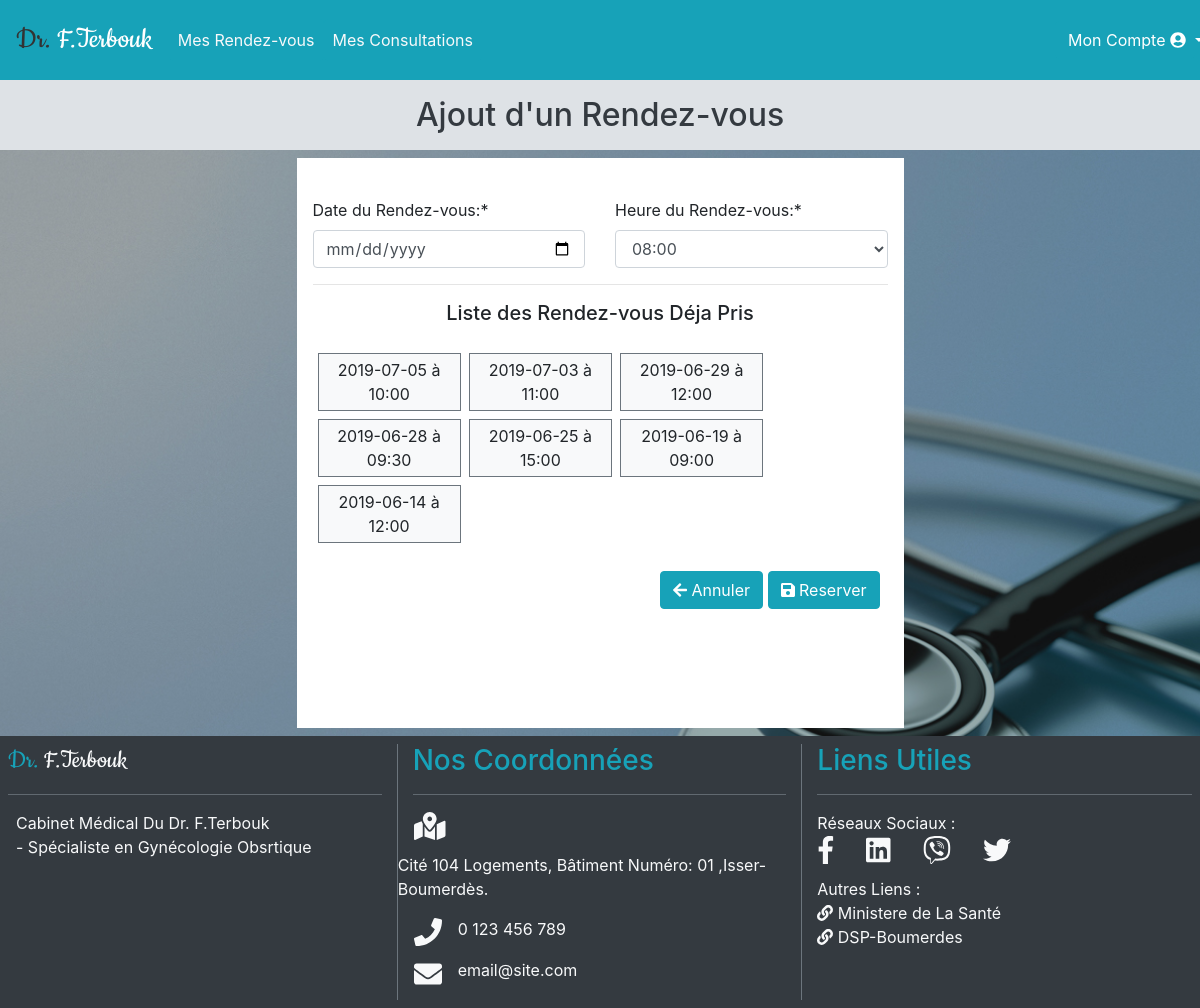
Screenshot of /index.php?p=13&matricule=27 (signed in) with the database file from the repository.
### tables this page shows
CREATE TABLE `rendez_vous` (
  `num_rdv` int(11) NOT NULL,
  `num_patient_rdv` int(10) UNSIGNED NOT NULL,
  `date_rdv` date NOT NULL,
  `heure` varchar(5) NOT NULL,
  `etat` varchar(20) NOT NULL
);

### pg/ajout.rdv.php (the view, shortened to what this page needs)
<!DOCTYPE html>
<html>
<?php
include("inc/h.inc.php");
?>
    <body style="overflow-x:hidden; background-image: url(img/stethescope.jpg); background-attachment: fixed; background-repeat: no-repeat; background-size: cover; background-position: 50% 50%;" class="bg-light">
              <?php
include("inc/nav_admin.inc.php");
?>
        <div class="row px-2">
            <div class="col-lg-12 text-dark" style="background-color: #dee2e6;">
                    <h2 class="m-3 text-center">
                        Ajout d'un Rendez-vous
                </div>
            <div class="col-lg-3">
            </div>
            <div id="haut" class="col-lg-6 p-3 my-2" style="background-color: white; min-height: 570px;">
                <br>
                <form enctype="multipart/form-data" method="post" action="index.php?p=13" accept-charset="utf-8">
                <div class="row">
                <div class="col-lg-6">
                    <label for="daterdv">
                        Date du Rendez-vous:*
                    </label>
                    <input class="form-control" name="daterdv" type="date" required="required" min="<?php echo date('Y-m-d'); ?>">
                </div>
                <div class="col-lg-6">
                    <label for="heurerdv">
                        Heure du Rendez-vous:*
                    </label>
                    <select class="form-control" name="heurerdv" required="required">
                            <option>
                                08:00
                            </option>
                    </select>
                </div>
                </div>
                <hr>
                <h5 class="text-center">Liste des Rendez-vous Déja Pris</h5>
                <div class="row p-3" style="max-height: 350px; overflow-y: scroll;">
                    <?php
                        $requete="SELECT * FROM rendez_vous WHERE etat='non confirmé' or etat='confirmé' ORDER BY date_rdv desc";
                        $resultat = $mysqli->query($requete) or die ('Erreur '.$requete.' '.$mysqli->error);
                        if (mysqli_num_rows($resultat) > 0) {
                        while ($ligne = $resultat->fetch_assoc()) {
                        echo
                            '<div class="p-1 col-lg-3 col-md-4 col-sm-4 bg-light border border-secondary text-center m-1">
                                '.$ligne['date_rdv'].' à '.$ligne['heure'].'
                            </div>';
                        }
                        }
                        else {
                        echo '<div class=" col-lg-12 text-center m-1">
                        <h6 class="text-center">Aucun Rendez-vous Trouvé</h6>
                        </div>';
                        }
                    ?>
                </div>
                <div class="float-right m-2">
                    <a class="btn btn-info" title="Annuler..." href="index.php?p=10"><i class="fas fa-arrow-left"></i> Annuler</a>
                    <button type="submit" title="Reserver" class="btn btn-info"><i class="fas fa-save"></i> Reserver</button>
                </div>
                </form>
            </div>
            <div class="col-lg-3">
            </div>
        </div>
        <?php
include("inc/f.inc.php");
?>
    </body>
</html>

### rows the page displays
rendez_vous: date_rdv "2019-07-05", heure "10:00"
rendez_vous: date_rdv "2019-07-03", heure "11:00"
rendez_vous: date_rdv "2019-06-29", heure "12:00"
rendez_vous: date_rdv "2019-06-28", heure "09:30"
rendez_vous: date_rdv "2019-06-25", heure "15:00"
rendez_vous: date_rdv "2019-06-19", heure "09:00"
rendez_vous: date_rdv "2019-06-14", heure "12:00"
